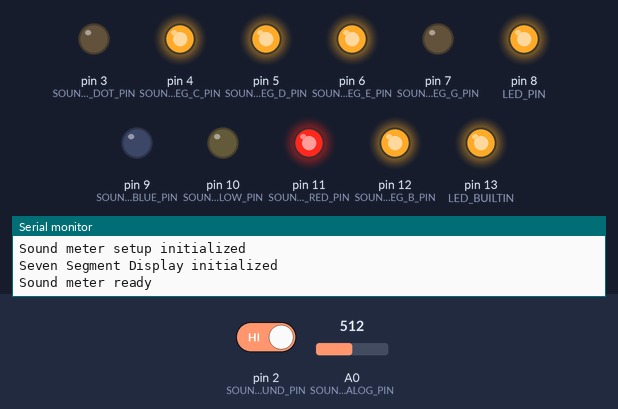
A program run on a simulated Arduino Uno, built with avr-gcc and run on an emulated ATmega328P. On the bench: output pins drawn as LEDs (lit = HIGH), the last lines printed to the serial monitor. Dashed ring = blinking. The inputs (shaded band) are chosen by the test bench; at power-on: pin 2 (SOUND_METER_SOUND_PIN) HIGH, A0 (SOUND_METER_ANALOG_PIN) = 512.

Above: at 1.2 s.
1.3 s: pin 2 (SOUND_METER_SOUND_PIN) driven LOW
At 4.2 s:
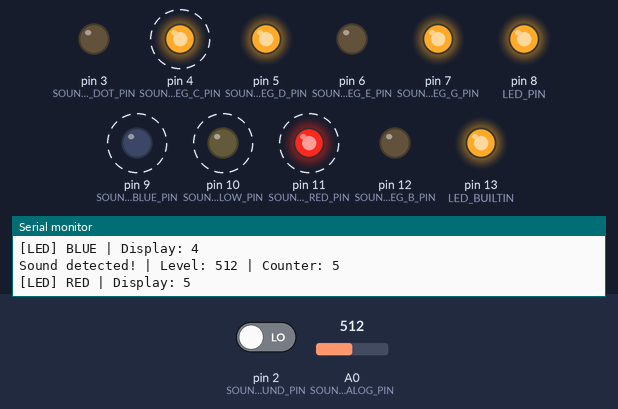
4.3 s: pin 2 (SOUND_METER_SOUND_PIN) driven HIGH
At 4.9 s:
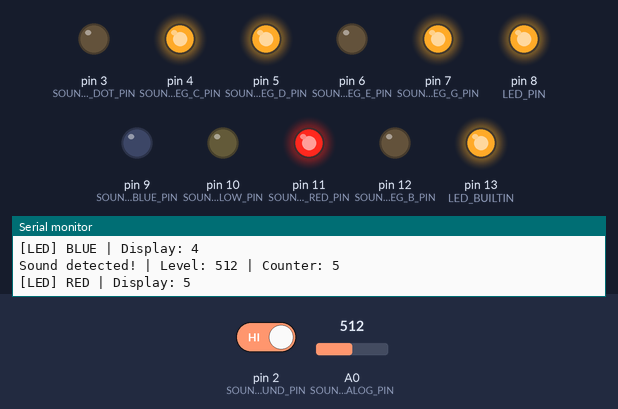
5.8 s: pin 2 (SOUND_METER_SOUND_PIN) driven LOW
At 7.3 s:
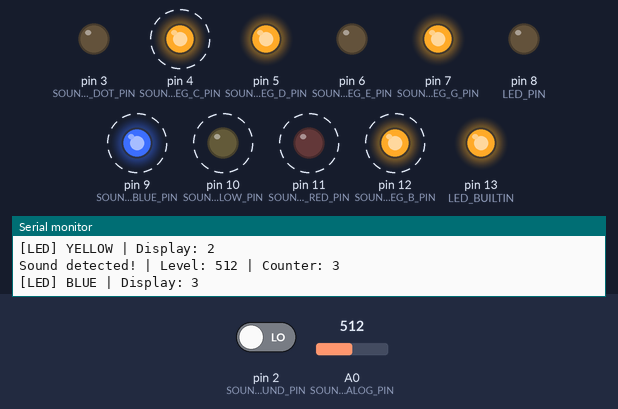
Timing chart, 0 to 14.8 s (numbered marks = the images above; inputs shaded):
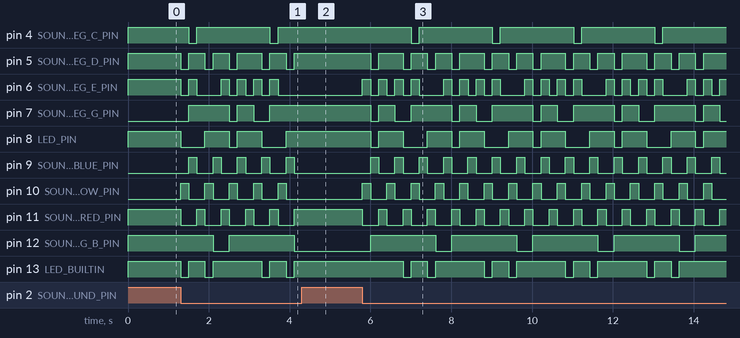

Measured:
- after the input at 1.3 s, pin 4 (SOUND_METER_LED_SEG_C_PIN): alternates HIGH for 1.8 s and LOW for 0.20 s, starting after 0.20 s; pin 5 (SOUND_METER_LED_SEG_D_PIN): HIGH → LOW at once, → HIGH 0.20 s later, → LOW 0.40 s later, → HIGH 0.20 s later, … (10 changes in this stretch)
- after the input at 4.3 s, pin 4 (SOUND_METER_LED_SEG_C_PIN): stays HIGH (without the input it goes to LOW after 1.2 s); pin 5 (SOUND_METER_LED_SEG_D_PIN): stops changing and stays HIGH
- after the input at 5.8 s, pin 4 (SOUND_METER_LED_SEG_C_PIN): alternates HIGH for 1.8 s and LOW for 0.20 s, starting after 1.2 s; pin 5 (SOUND_METER_LED_SEG_D_PIN): HIGH → LOW after 0.20 s, then repeats every 2.0 s: HIGH 0.60 s, 2 × (LOW 0.20 s, HIGH 0.40 s), LOW 0.20 s

The program:

main.cpp
```cpp
// #include "simple_led/setup_led.h"
#include "sound_meter/setup_sound_meter.h"
#include <Arduino.h>
#include <HardwareSerial.h>
#include <config.h>

// Select which setup to run by uncommenting one:
// #define ACTIVE_SETUP_LED
#define ACTIVE_SETUP_SOUND_METER
// #define ACTIVE_SETUP_EXAMPLE2

void setup() {
  Serial.begin(SERIAL_BAUD);
  Serial.println("Program started");

#ifdef ACTIVE_SETUP_LED
  setup_led_init();
#endif

#ifdef ACTIVE_SETUP_SOUND_METER
  setup_sound_meter_init();
#endif

  // #ifdef ACTIVE_SETUP_EXAMPLE2
  // setup_example2_init();
  // #endif
}

void loop() {
#ifdef ACTIVE_SETUP_LED
  setup_led_loop();
#endif

#ifdef ACTIVE_SETUP_SOUND_METER
  setup_sound_meter_loop();
#endif

  // #ifdef ACTIVE_SETUP_EXAMPLE2
  // setup_example2_loop();
  // #endif
}
```

setup_led.cpp
```cpp
#include <Arduino.h>
#include <HardwareSerial.h>
#include <config.h>
#include <led.h>

Led led(LED_PIN);

void setup_led_init() {
  Serial.println("LED setup initialized");
  pinMode(LED_BUILTIN, OUTPUT);
  pinMode(LED_PIN, OUTPUT);
  led.begin();
}

void setup_led_loop() {
  // Pulse built-in LED briefly
  digitalWrite(LED_BUILTIN, HIGH);
  delay(1000);
  digitalWrite(LED_BUILTIN, LOW);
  delay(900);

  Serial.println("D8 ON");
  digitalWrite(LED_PIN, HIGH);
  delay(1000);

  Serial.println("D8 OFF");
  digitalWrite(LED_PIN, LOW);
  delay(1000);

  // Pulse built-in LED briefly again
  for (int i = 0; i < 3; i++) {
    digitalWrite(LED_BUILTIN, HIGH);
    delay(100);
    digitalWrite(LED_BUILTIN, LOW);
    delay(100);
  }
  delay(900);
}
```

setup_sound_meter.cpp
```cpp
#include <Arduino.h>
#include <HardwareSerial.h>
#include <config.h>
#include <seven_segment.h>

// Pin configuration
const int SOUND_METER_RED_PIN = 11;
const int SOUND_METER_YELLOW_PIN = 10;
const int SOUND_METER_BLUE_PIN = 9;
const int SOUND_METER_SOUND_PIN = 2;
const int SOUND_METER_ANALOG_PIN = A0;

// 7-segment display pins
const int SOUND_METER_LED_SEG_A_PIN = 13;
const int SOUND_METER_LED_SEG_B_PIN = 12;
const int SOUND_METER_LED_SEG_C_PIN = 4;
const int SOUND_METER_LED_SEG_D_PIN = 5;
const int SOUND_METER_LED_SEG_E_PIN = 6;
const int SOUND_METER_LED_SEG_F_PIN = 8;
const int SOUND_METER_LED_SEG_G_PIN = 7;
const int SOUND_METER_LED_SEG_DOT_PIN = 3;

// State variables
static boolean soundMeterRedStatus = true;
static boolean soundMeterYellowStatus = false;
static boolean soundMeterBlueStatus = false;
static int soundMeterCounter = 0;
static const int SOUND_METER_PAUSE_DELAY = 200;

// Forward declarations
static void switchSoundMeterLed();
static void writeSoundMeterLedStatus();

void setup_sound_meter_init() {
  Serial.println("Sound meter setup initialized");

  // Configure sound/LED pins
  pinMode(SOUND_METER_SOUND_PIN, INPUT);
  pinMode(SOUND_METER_BLUE_PIN, OUTPUT);
  pinMode(SOUND_METER_YELLOW_PIN, OUTPUT);
  pinMode(SOUND_METER_RED_PIN, OUTPUT);

  // Initialize 7-segment display using library
  initSevenSegment(SOUND_METER_LED_SEG_A_PIN, SOUND_METER_LED_SEG_B_PIN,
                   SOUND_METER_LED_SEG_C_PIN, SOUND_METER_LED_SEG_D_PIN,
                   SOUND_METER_LED_SEG_E_PIN, SOUND_METER_LED_SEG_F_PIN,
                   SOUND_METER_LED_SEG_G_PIN, SOUND_METER_LED_SEG_DOT_PIN);

  // Set initial LED states
  digitalWrite(SOUND_METER_BLUE_PIN, soundMeterBlueStatus);
  digitalWrite(SOUND_METER_YELLOW_PIN, soundMeterYellowStatus);
  digitalWrite(SOUND_METER_RED_PIN, soundMeterRedStatus);

  displayDigit(soundMeterCounter);
  Serial.println("Sound meter ready");
}

void setup_sound_meter_loop() {
  int din = digitalRead(SOUND_METER_SOUND_PIN);
  int sensorValue = analogRead(SOUND_METER_ANALOG_PIN);

  if (!din) {
    Serial.print("Sound detected! | Level: ");
    Serial.print(sensorValue);
    Serial.print(" | Counter: ");
    Serial.println(soundMeterCounter + 1);

    switchSoundMeterLed();
    delay(SOUND_METER_PAUSE_DELAY);
  }
}

// Helper functions (static to keep them local to this file)
static void switchSoundMeterLed() {
  if (soundMeterRedStatus) {
    soundMeterRedStatus = false;
    soundMeterYellowStatus = true;
    writeSoundMeterLedStatus();
    return;
  }

  if (soundMeterYellowStatus) {
    soundMeterYellowStatus = false;
    soundMeterBlueStatus = true;
    writeSoundMeterLedStatus();
    return;
  }

  if (soundMeterBlueStatus) {
    soundMeterBlueStatus = false;
    soundMeterRedStatus = true;
    writeSoundMeterLedStatus();
    return;
  }
}

static void writeSoundMeterLedStatus() {
  digitalWrite(SOUND_METER_BLUE_PIN, soundMeterBlueStatus);
  digitalWrite(SOUND_METER_YELLOW_PIN, soundMeterYellowStatus);
  digitalWrite(SOUND_METER_RED_PIN, soundMeterRedStatus);

  soundMeterCounter++;
  if (soundMeterCounter > 9) {
    soundMeterCounter = 0;
  }

  char ledStatus[20];
  if (soundMeterRedStatus) {
    strcpy(ledStatus, "RED");
  } else if (soundMeterYellowStatus) {
    strcpy(ledStatus, "YELLOW");
  } else {
    strcpy(ledStatus, "BLUE");
  }

  Serial.print("[LED] ");
  Serial.print(ledStatus);
  Serial.print(" | Display: ");
  Serial.println(soundMeterCounter);

  displayDigit(soundMeterCounter);
}
```

setup_sound_meter.h
```cpp
#ifndef SETUP_SOUND_METER_H
#define SETUP_SOUND_METER_H

void setup_sound_meter_init();
void setup_sound_meter_loop();

#endif
```

config.h
```cpp
#pragma once

constexpr int LED_PIN = 8;

// constexpr int LED_PIN = LED_BUILTIN;
constexpr long SERIAL_BAUD = 115200;
```
